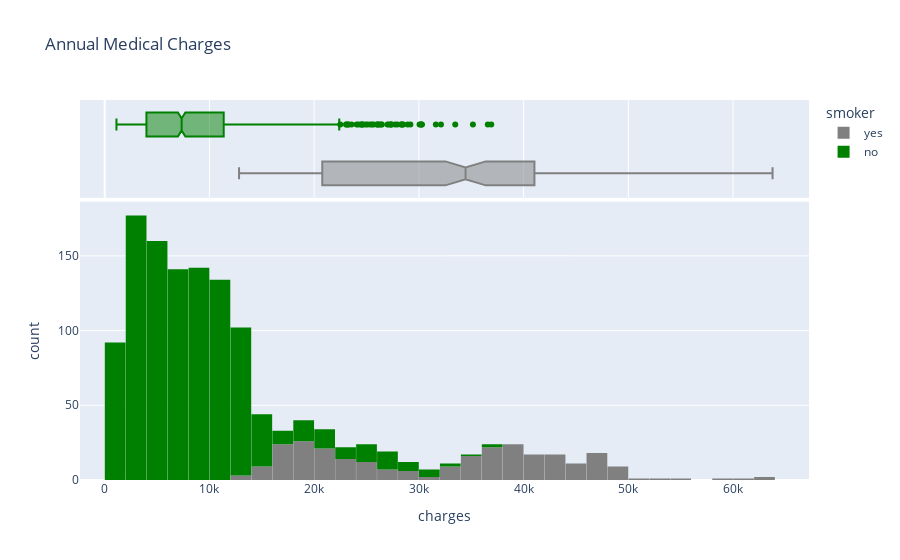

Source (notebook cell):
### Code cell
## Charges
# Let's visualize the annual medical charges of customers. This is the column of where we try to predict.
# Let's use the categorical column "smoker" to distinguish the charges for smokers and non-smokers.

fig = px.histogram(medical_df,
                   x='charges',
                   color='smoker',  # This pulls another column and make it a different color.
                   color_discrete_sequence=['grey', 'green'],
                   marginal='box',
                   title="Annual Medical Charges")
fig.update_layout(bargap=.01)
fig.show()

# What you will see is that smokers on median, will have a higher annual insurance fees.
# We see an exponetial decrease in the count of amount of people who smoke.

### Figure 1 — Plotly figure (JSON) as saved in the notebook; plotly's stock layout.template omitted (floating-point values rounded to 4 significant figures; data arrays with more than 128 entries replaced by an {"elided": "..."} marker saying what was removed)
{"data": [{"bingroup": "x", "hovertemplate": "smoker=yes<br>charges=%{x}<br>count=%{y}<extra></extra>", "legendgroup": "yes", "marker": {"color": "grey", "pattern": {"shape": ""}}, "name": "yes", "orientation": "v", "showlegend": true, "type": "histogram", "x": {"elided": "274 float values"}, "xaxis": "x", "yaxis": "y"}, {"hovertemplate": "smoker=yes<br>charges=%{x}<extra></extra>", "legendgroup": "yes", "marker": {"color": "grey"}, "name": "yes", "notched": true, "showlegend": false, "type": "box", "x": {"elided": "274 float values"}, "xaxis": "x2", "yaxis": "y2"}, {"bingroup": "x", "hovertemplate": "smoker=no<br>charges=%{x}<br>count=%{y}<extra></extra>", "legendgroup": "no", "marker": {"color": "green", "pattern": {"shape": ""}}, "name": "no", "orientation": "v", "showlegend": true, "type": "histogram", "x": {"elided": "1064 float values"}, "xaxis": "x", "yaxis": "y"}, {"hovertemplate": "smoker=no<br>charges=%{x}<extra></extra>", "legendgroup": "no", "marker": {"color": "green"}, "name": "no", "notched": true, "showlegend": false, "type": "box", "x": {"elided": "1064 float values"}, "xaxis": "x2", "yaxis": "y2"}], "layout": {"bargap": 0.01, "barmode": "relative", "legend": {"title": {"text": "smoker"}, "tracegroupgap": 0}, "title": {"text": "Annual Medical Charges"}, "xaxis": {"anchor": "y", "domain": [0, 1], "title": {"text": "charges"}}, "xaxis2": {"anchor": "y2", "domain": [0, 1], "matches": "x", "showgrid": true, "showticklabels": false}, "yaxis": {"anchor": "x", "domain": [0, 0.7326], "title": {"text": "count"}}, "yaxis2": {"anchor": "x2", "domain": [0.7426, 1], "matches": "y2", "showgrid": false, "showline": false, "showticklabels": false, "ticks": ""}}}
